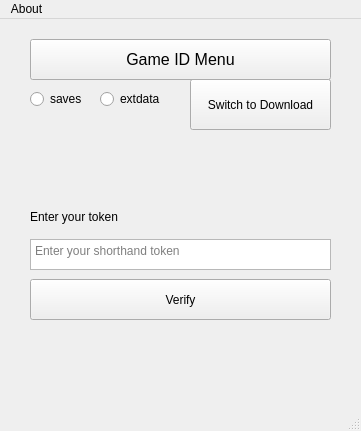
<?xml version="1.0" encoding="UTF-8"?>
<ui version="4.0">
 <class>MainWindow</class>
 <widget class="QMainWindow" name="MainWindow">
  <property name="geometry">
   <rect>
    <x>0</x>
    <y>0</y>
    <width>361</width>
    <height>431</height>
   </rect>
  </property>
  <property name="font">
   <font>
    <family>.AppleSystemUIFont</family>
   </font>
  </property>
  <property name="windowTitle">
   <string>Citrahold PC</string>
  </property>
  <property name="iconSize">
   <size>
    <width>512</width>
    <height>512</height>
   </size>
  </property>
  <widget class="QWidget" name="centralwidget">
   <widget class="QStackedWidget" name="stackedWidget">
    <property name="geometry">
     <rect>
      <x>-10</x>
      <y>120</y>
      <width>371</width>
      <height>271</height>
     </rect>
    </property>
    <property name="currentIndex">
     <number>0</number>
    </property>
    <widget class="QWidget" name="loginWidget">
     <widget class="QLabel" name="label_2">
      <property name="geometry">
       <rect>
        <x>40</x>
        <y>70</y>
        <width>171</width>
        <height>16</height>
       </rect>
      </property>
      <property name="text">
       <string>Enter your token</string>
      </property>
     </widget>
     <widget class="QLabel" name="tokenOutput">
      <property name="geometry">
       <rect>
        <x>40</x>
        <y>180</y>
        <width>401</width>
        <height>16</height>
       </rect>
      </property>
      <property name="text">
       <string/>
      </property>
     </widget>
     <widget class="QPushButton" name="verifyButton">
      <property name="geometry">
       <rect>
        <x>40</x>
        <y>140</y>
        <width>301</width>
        <height>41</height>
       </rect>
      </property>
      <property name="text">
       <string>Verify</string>
      </property>
     </widget>
     <widget class="QPlainTextEdit" name="tokenText">
      <property name="geometry">
       <rect>
        <x>40</x>
        <y>100</y>
        <width>301</width>
        <height>31</height>
       </rect>
      </property>
      <property name="placeholderText">
       <string>Enter your shorthand token</string>
      </property>
     </widget>
    </widget>
    <widget class="QWidget" name="uploadWidget">
     <widget class="QPushButton" name="uploadButton">
      <property name="geometry">
       <rect>
        <x>40</x>
        <y>130</y>
        <width>301</width>
        <height>101</height>
       </rect>
      </property>
      <property name="text">
       <string>Upload Save</string>
      </property>
     </widget>
     <widget class="QLabel" name="label_5">
      <property name="geometry">
       <rect>
        <x>40</x>
        <y>10</y>
        <width>131</width>
        <height>16</height>
       </rect>
      </property>
      <property name="text">
       <string>Upload a save below.</string>
      </property>
     </widget>
     <widget class="QLabel" name="label_8">
      <property name="geometry">
       <rect>
        <x>40</x>
        <y>50</y>
        <width>311</width>
        <height>16</height>
       </rect>
      </property>
      <property name="font">
       <font>
        <family>.AppleSystemUIFont</family>
        <italic>false</italic>
        <bold>false</bold>
        <underline>false</underline>
        <strikeout>false</strikeout>
        <kerning>false</kerning>
       </font>
      </property>
      <property name="text">
       <string>Game ID</string>
      </property>
     </widget>
     <widget class="QComboBox" name="uploadGameIDComboBox">
      <property name="geometry">
       <rect>
        <x>40</x>
        <y>70</y>
        <width>301</width>
        <height>32</height>
       </rect>
      </property>
      <item>
       <property name="text">
        <string>test option 1</string>
       </property>
      </item>
     </widget>
     <widget class="QLabel" name="lastDeviceUploadLabel">
      <property name="geometry">
       <rect>
        <x>10</x>
        <y>230</y>
        <width>361</width>
        <height>21</height>
       </rect>
      </property>
      <property name="font">
       <font>
        <family>.AppleSystemUIFont</family>
        <pointsize>11</pointsize>
        <italic>false</italic>
       </font>
      </property>
      <property name="text">
       <string/>
      </property>
      <property name="alignment">
       <set>Qt::AlignCenter</set>
      </property>
     </widget>
     <widget class="QLabel" name="uploadLastUploadedLabel">
      <property name="geometry">
       <rect>
        <x>50</x>
        <y>100</y>
        <width>281</width>
        <height>16</height>
       </rect>
      </property>
      <property name="font">
       <font>
        <family>.AppleSystemUIFont</family>
        <pointsize>11</pointsize>
       </font>
      </property>
      <property name="text">
       <string>Last uploaded to server</string>
      </property>
     </widget>
    </widget>
    <widget class="QWidget" name="serverWidget">
     <widget class="QLabel" name="label">
      <property name="geometry">
       <rect>
        <x>40</x>
        <y>40</y>
        <width>301</width>
        <height>81</height>
       </rect>
      </property>
      <property name="text">
       <string>You are using Citrahold local server. Other devices will send and receive files for you to receive.</string>
      </property>
      <property name="wordWrap">
       <bool>true</bool>
      </property>
     </widget>
    </widget>
    <widget class="QWidget" name="downloadWidget">
     <widget class="QPushButton" name="downloadButton">
      <property name="geometry">
       <rect>
        <x>40</x>
        <y>180</y>
        <width>301</width>
        <height>71</height>
       </rect>
      </property>
      <property name="text">
       <string>Download Save</string>
      </property>
     </widget>
     <widget class="QPushButton" name="fetchButton">
      <property name="geometry">
       <rect>
        <x>40</x>
        <y>30</y>
        <width>301</width>
        <height>51</height>
       </rect>
      </property>
      <property name="text">
       <string>Fetch Saves</string>
      </property>
     </widget>
     <widget class="QLabel" name="label_4">
      <property name="geometry">
       <rect>
        <x>40</x>
        <y>100</y>
        <width>301</width>
        <height>16</height>
       </rect>
      </property>
      <property name="font">
       <font>
        <family>.AppleSystemUIFont</family>
        <italic>false</italic>
        <bold>false</bold>
        <underline>false</underline>
        <strikeout>false</strikeout>
        <kerning>false</kerning>
       </font>
      </property>
      <property name="text">
       <string>Game ID</string>
      </property>
     </widget>
     <widget class="QComboBox" name="downloadGameIDComboBox">
      <property name="geometry">
       <rect>
        <x>40</x>
        <y>120</y>
        <width>301</width>
        <height>32</height>
       </rect>
      </property>
     </widget>
     <widget class="QPushButton" name="clearOldSavesButton">
      <property name="geometry">
       <rect>
        <x>140</x>
        <y>80</y>
        <width>201</width>
        <height>31</height>
       </rect>
      </property>
      <property name="text">
       <string>Clear old saves on this system</string>
      </property>
     </widget>
     <widget class="QLabel" name="label_6">
      <property name="geometry">
       <rect>
        <x>40</x>
        <y>10</y>
        <width>161</width>
        <height>16</height>
       </rect>
      </property>
      <property name="text">
       <string>Download a save below.</string>
      </property>
     </widget>
     <widget class="QLabel" name="lastDeviceDownloadLabel">
      <property name="geometry">
       <rect>
        <x>10</x>
        <y>250</y>
        <width>361</width>
        <height>21</height>
       </rect>
      </property>
      <property name="font">
       <font>
        <family>.AppleSystemUIFont</family>
        <pointsize>11</pointsize>
        <italic>false</italic>
       </font>
      </property>
      <property name="text">
       <string/>
      </property>
      <property name="alignment">
       <set>Qt::AlignCenter</set>
      </property>
     </widget>
     <widget class="QLabel" name="downloadLastUploadedLabel">
      <property name="geometry">
       <rect>
        <x>50</x>
        <y>150</y>
        <width>281</width>
        <height>16</height>
       </rect>
      </property>
      <property name="font">
       <font>
        <family>.AppleSystemUIFont</family>
        <pointsize>11</pointsize>
       </font>
      </property>
      <property name="text">
       <string>Last uploaded to server</string>
      </property>
     </widget>
    </widget>
   </widget>
   <widget class="QWidget" name="selectionBox" native="true">
    <property name="enabled">
     <bool>true</bool>
    </property>
    <property name="geometry">
     <rect>
      <x>20</x>
      <y>20</y>
      <width>311</width>
      <height>91</height>
     </rect>
    </property>
    <widget class="QRadioButton" name="saveRadio">
     <property name="geometry">
      <rect>
       <x>10</x>
       <y>50</y>
       <width>61</width>
       <height>20</height>
      </rect>
     </property>
     <property name="text">
      <string>saves</string>
     </property>
    </widget>
    <widget class="QRadioButton" name="extdataRadio">
     <property name="geometry">
      <rect>
       <x>80</x>
       <y>50</y>
       <width>71</width>
       <height>20</height>
      </rect>
     </property>
     <property name="text">
      <string>extdata</string>
     </property>
    </widget>
    <widget class="QPushButton" name="switchModeButton">
     <property name="geometry">
      <rect>
       <x>170</x>
       <y>40</y>
       <width>141</width>
       <height>51</height>
      </rect>
     </property>
     <property name="text">
      <string>Switch to Download</string>
     </property>
    </widget>
    <widget class="QPushButton" name="selectPreviousGameIDsButton">
     <property name="geometry">
      <rect>
       <x>10</x>
       <y>0</y>
       <width>301</width>
       <height>41</height>
      </rect>
     </property>
     <property name="font">
      <font>
       <family>.AppleSystemUIFont</family>
       <pointsize>12</pointsize>
       <italic>false</italic>
      </font>
     </property>
     <property name="text">
      <string>Game ID Menu</string>
     </property>
    </widget>
   </widget>
   <widget class="QLabel" name="citraholdLogo">
    <property name="enabled">
     <bool>true</bool>
    </property>
    <property name="geometry">
     <rect>
      <x>30</x>
      <y>-1000</y>
      <width>341</width>
      <height>200</height>
     </rect>
    </property>
    <property name="text">
     <string/>
    </property>
    <property name="pixmap">
     <pixmap resource="banner.qrc">:/banner/citraholdminibanner.png</pixmap>
    </property>
   </widget>
  </widget>
  <widget class="QMenuBar" name="menubar">
   <property name="geometry">
    <rect>
     <x>0</x>
     <y>0</y>
     <width>361</width>
     <height>24</height>
    </rect>
   </property>
   <widget class="QMenu" name="menuAbout">
    <property name="title">
     <string>About</string>
    </property>
    <addaction name="aboutCitraholdOption"/>
    <addaction name="openConfigFolderOption"/>
    <addaction name="openSettingsOption"/>
   </widget>
   <addaction name="menuAbout"/>
  </widget>
  <widget class="QStatusBar" name="statusbar"/>
  <action name="aboutCitraholdOption">
   <property name="text">
    <string>Information</string>
   </property>
  </action>
  <action name="openConfigFolderOption">
   <property name="text">
    <string>Open Config Folder</string>
   </property>
  </action>
  <action name="openSettingsOption">
   <property name="text">
    <string>Open Settings</string>
   </property>
  </action>
 </widget>
 <resources>
  <include location="banner.qrc"/>
 </resources>
 <connections/>
</ui>
